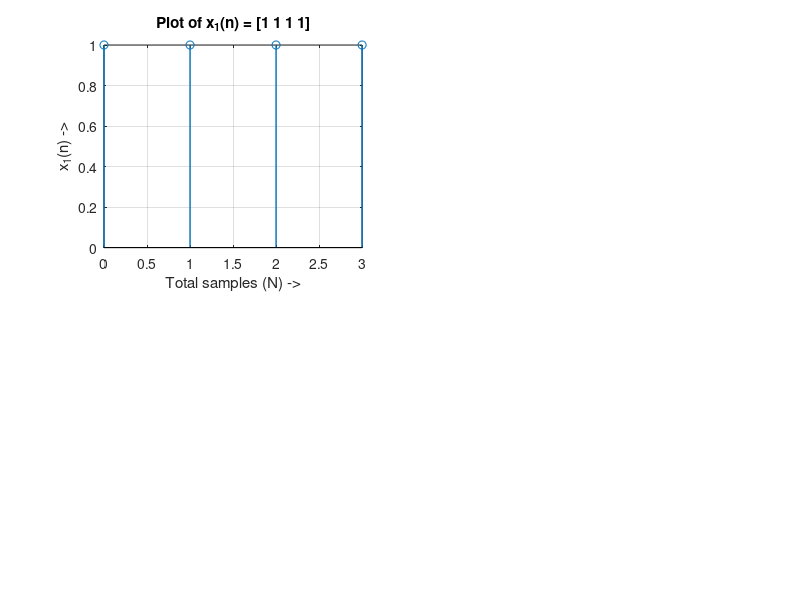

Write MATLAB code to recreate this figure. (Note: this script raises an error after producing the figure.)
% Name = Mohit Akhouri
% Roll no = 19UCC023
% SSC LAB Batch D1 - Monday ( 2-5 pm )

% This is the code to perform IDFT for x1[n]={1,1,1,1} with N=4
% by calling function myIDFT(X,N)

%defining constants N
N=4;
x1=[1 1 1 1]; %defining x1[n]
n=0:N-1; %defining range for 'n'

subplot(2,2,1);
stem(n,x1,'Linewidth',1);
xlabel('Total samples (N) ->');
ylabel('x_{1}(n) ->');
title('Plot of x_{1}(n) = [1 1 1 1]');
grid on;

X1=myDFT(x1,N); % calculating DFT of x1[n] using myDFT
mag=fftshift(abs(X1));
ang=angle(X1);

subplot(2,2,2);
stem(n,mag,'Linewidth',1);
xlabel('Total samples (N) ->');
ylabel('Magnitude ->');
title('Magnitude vs. Samples for X_{1}(k)');
grid on;

subplot(2,2,3);
stem(n,ang,'Linewidth',1);
xlabel('Total samples (N) ->');
ylabel('Phase angle ->');
title('Phase vs. Samples for X_{1}(k)');
grid on;

y1=myIDFT(X1,N); % calculating IDFT of X1[k]

subplot(2,2,4);
stem(n,abs(y1),'Linewidth',1);
xlabel('Total samples (N) ->');
ylabel('y_{1}(n) ->');
title('y_{1}(n) obtained after IDFT of X_{1}(k)');
grid on;

sgtitle('19ucc023 - Mohit Akhouri - Exercise 1b');


